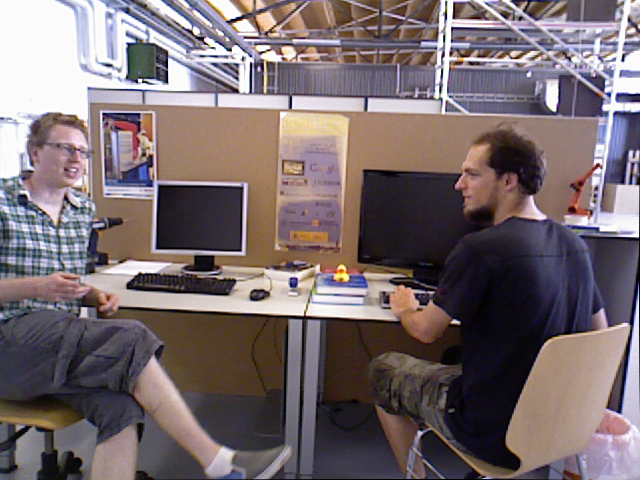
//> input picture pat/1.png, 640 x 480 px
$ ./sift   (built with g++ and OpenCV 4, older OpenCV classes emulated)
//> lines starting //> are read from the running program, lines starting //| are printed output that depends on the picture

#include <opencv2/highgui/highgui.hpp>
#include <opencv2/features2d/features2d.hpp>
#include <opencv2/core/core.hpp>
#include <opencv2/nonfree/nonfree.hpp>
#include <opencv2/legacy/legacy.hpp>
#include <iostream>
#include<chrono>


using namespace std;
using namespace cv;

Mat get_sift_match(Mat im1,Mat im2);

int main()
{
    Mat seq1_1 = imread("./pat/1.png",0);
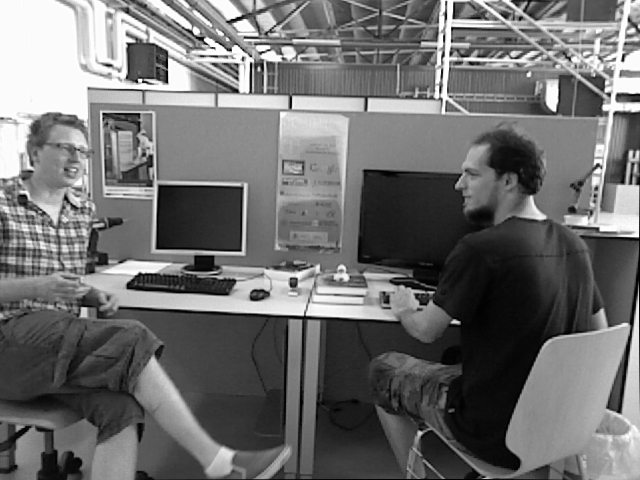
//> seq1_1: 480 rows x 640 cols, CV_8UC1; min 0, max 254, mean 110.7
    Mat seq1_2 = imread("./pat/2.png",0);
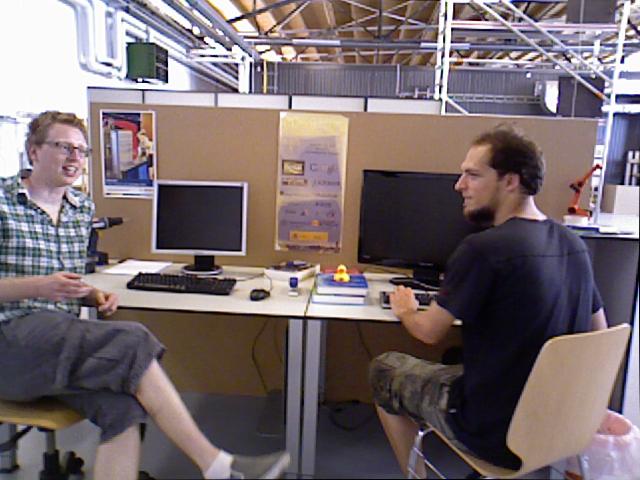
//> input picture pat/2.png, 640 x 480 px
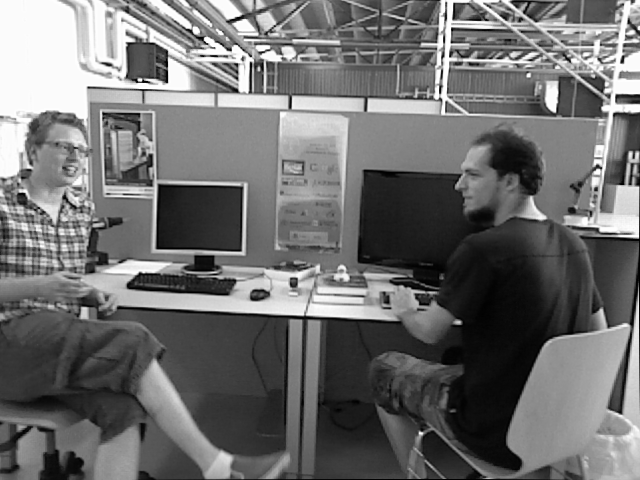
//> seq1_2: 480 rows x 640 cols, CV_8UC1; min 0, max 254, mean 110.5
    Mat res_seq1=get_sift_match(seq1_1,seq1_2);
    imwrite("result_tum_sift_1.bmp", res_seq1);

// [33 lines of commented-out code are left out]

    return 0;
}

Mat get_sift_match(Mat im1,Mat im2){
    Mat image1, image2;
    image1=im1.clone();
    image2=im2.clone();
    // resize(im1, image1, Size(int(im1.cols*0.15),int(im1.rows*0.15)));
    // resize(im2, image2, Size(int(im2.cols*0.15),int(im2.rows*0.15)));
    Mat image3 = image1.clone();
    Mat image4 = image2.clone();
    SiftFeatureDetector detector;
    vector<KeyPoint> image1KeyPoint, image2KeyPoint;
    detector.detect(image1, image1KeyPoint);
//> image1KeyPoint = 2752 keypoints; strongest (x, y, size): (623, 60, 2.5), (444, 37, 1.9), (140, 80, 2.5), (443, 55, 2.7)
    detector.detect(image2, image2KeyPoint);
//> image2KeyPoint = 2657 keypoints; strongest (x, y, size): (622, 61, 2.9), (143, 81, 2.1), (440, 92, 2), (443, 56, 2.6)
    Mat imageOutput1;
    Mat imageOutput2;

    drawKeypoints(image1, image1KeyPoint, imageOutput1, Scalar(0, 255, 0));
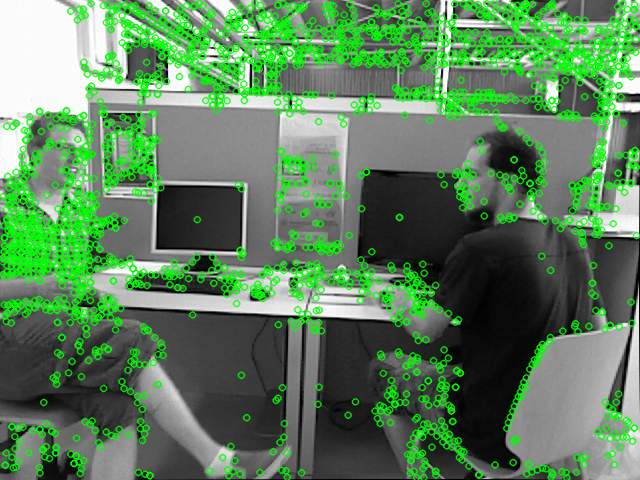
//> imageOutput1: 480 rows x 640 cols, CV_8UC3; mean B, G, R 91.8, 129.9, 91.8
    drawKeypoints(image2, image2KeyPoint, imageOutput2, Scalar(0, 255, 0));
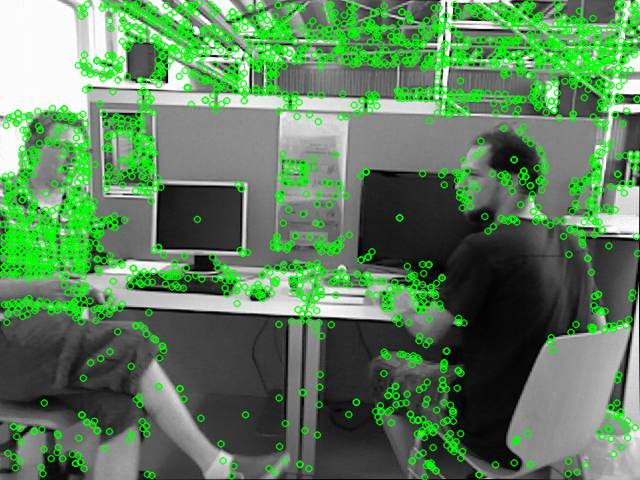
//> imageOutput2: 480 rows x 640 cols, CV_8UC3; mean B, G, R 91.9, 128.7, 91.9

    SiftDescriptorExtractor extractor;
    Mat descriptor1, descriptor2;
    extractor.compute(imageOutput1, image1KeyPoint, descriptor1);
    extractor.compute(imageOutput2, image2KeyPoint, descriptor2);

    BruteForceMatcher<L2<float>> matcher;
    vector<DMatch> matches;
    matcher.match(descriptor1, descriptor2, matches);
//> matches = 2752 matches


    double min_dist=10000, max_dist=0;

    for ( int i = 0; i < descriptor1.rows; i++ )
    {
        double dist = matches[i].distance;
        if ( dist < min_dist ) min_dist = dist;
        if ( dist > max_dist ) max_dist = dist;
    }
//> this loop made 2752 passes
//> (dist, min_dist, max_dist) on pass 1: (337.7, 337.7, 337.7)
//> (dist, min_dist) on passes 2, 4, 8, 9, 22, 58: (290, 290), (227.4, 227.4), (158.2, 158.2), (158.1, 158.1), (136, 136), (96.65, 96.65)
//> after the loop, min_dist = 15.07; max_dist = 413

    // find min_dist,max_dist
    min_dist = min_element( matches.begin(), matches.end(), [](const DMatch& m1, const DMatch& m2) {return m1.distance<m2.distance;} )->distance;
    max_dist = max_element( matches.begin(), matches.end(), [](const DMatch& m1, const DMatch& m2) {return m1.distance<m2.distance;} )->distance;

    printf ( "-- Max dist : %f \n", max_dist );
//| -- Max dist : 413.014526
    printf ( "-- Min dist : %f \n", min_dist );
//| -- Min dist : 15.066519

    //getgood matches
    std::vector< DMatch > good_matches;
    for ( int i = 0; i < descriptor1.rows; i++ )
    {
        if ( matches[i].distance <= max ( 2*min_dist, 30.0 ) )
        {
            good_matches.push_back ( matches[i] );
        }
    }
    Mat img_goodmatch,img_match;
//> (the run ends here: the program needs code that is not available in this run, at `drawMatches(image3, image1KeyPoint, image4, image2KeyPoint, good_match..`)
